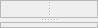
                        <widget class="QWidget" name="page_tab_fit_3">
                         <property name="geometry">
                          <rect>
                           <x>0</x>
                           <y>0</y>
                           <width>98</width>
                           <height>28</height>
                          </rect>
                         </property>
                         <attribute name="label">
                          <string>Binary classification - Calibration, DET, Learning curves</string>
                         </attribute>
                         <layout class="QVBoxLayout" name="verticalLayout_54">
                          <property name="spacing">
                           <number>0</number>
                          </property>
                          <property name="leftMargin">
                           <number>0</number>
                          </property>
                          <property name="topMargin">
                           <number>0</number>
                          </property>
                          <property name="rightMargin">
                           <number>0</number>
                          </property>
                          <property name="bottomMargin">
                           <number>0</number>
                          </property>
                          <item>
                           <widget class="QSplitter" name="splitter_13">
                            <property name="orientation">
                             <enum>Qt::Vertical</enum>
                            </property>
                            <property name="handleWidth">
                             <number>4</number>
                            </property>
                            <widget class="QFrame" name="frame_tab_fit_3_top">
                             <property name="frameShape">
                              <enum>QFrame::StyledPanel</enum>
                             </property>
                             <property name="frameShadow">
                              <enum>QFrame::Raised</enum>
                             </property>
                             <layout class="QVBoxLayout" name="verticalLayout_45">
                              <property name="spacing">
                               <number>0</number>
                              </property>
                              <property name="leftMargin">
                               <number>0</number>
                              </property>
                              <property name="topMargin">
                               <number>0</number>
                              </property>
                              <property name="rightMargin">
                               <number>0</number>
                              </property>
                              <property name="bottomMargin">
                               <number>0</number>
                              </property>
                              <item>
                               <widget class="QSplitter" name="splitter_12">
                                <property name="orientation">
                                 <enum>Qt::Horizontal</enum>
                                </property>
                                <property name="handleWidth">
                                 <number>4</number>
                                </property>
                                <widget class="MplWidget" name="calibration_plot_widget" native="true">
                                 <property name="sizePolicy">
                                  <sizepolicy hsizetype="Expanding" vsizetype="Expanding">
                                   <horstretch>0</horstretch>
                                   <verstretch>0</verstretch>
                                  </sizepolicy>
                                 </property>
                                </widget>
                                <widget class="MplWidget" name="det_curve_plot_widget" native="true">
                                 <property name="sizePolicy">
                                  <sizepolicy hsizetype="Expanding" vsizetype="Expanding">
                                   <horstretch>0</horstretch>
                                   <verstretch>0</verstretch>
                                  </sizepolicy>
                                 </property>
                                </widget>
                               </widget>
                              </item>
                             </layout>
                            </widget>
                            <widget class="QFrame" name="frame_tab_fit_3_bottom">
                             <property name="frameShape">
                              <enum>QFrame::StyledPanel</enum>
                             </property>
                             <property name="frameShadow">
                              <enum>QFrame::Raised</enum>
                             </property>
                             <layout class="QVBoxLayout" name="verticalLayout_31">
                              <property name="spacing">
                               <number>0</number>
                              </property>
                              <property name="leftMargin">
                               <number>0</number>
                              </property>
                              <property name="topMargin">
                               <number>0</number>
                              </property>
                              <property name="rightMargin">
                               <number>0</number>
                              </property>
                              <property name="bottomMargin">
                               <number>0</number>
                              </property>
                              <item>
                               <widget class="MplWidget" name="learning_plot_widget" native="true">
                                <property name="sizePolicy">
                                 <sizepolicy hsizetype="Expanding" vsizetype="Expanding">
                                  <horstretch>0</horstretch>
                                  <verstretch>0</verstretch>
                                 </sizepolicy>
                                </property>
                               </widget>
                              </item>
                             </layout>
                            </widget>
                           </widget>
                          </item>
                         </layout>
                        </widget>
